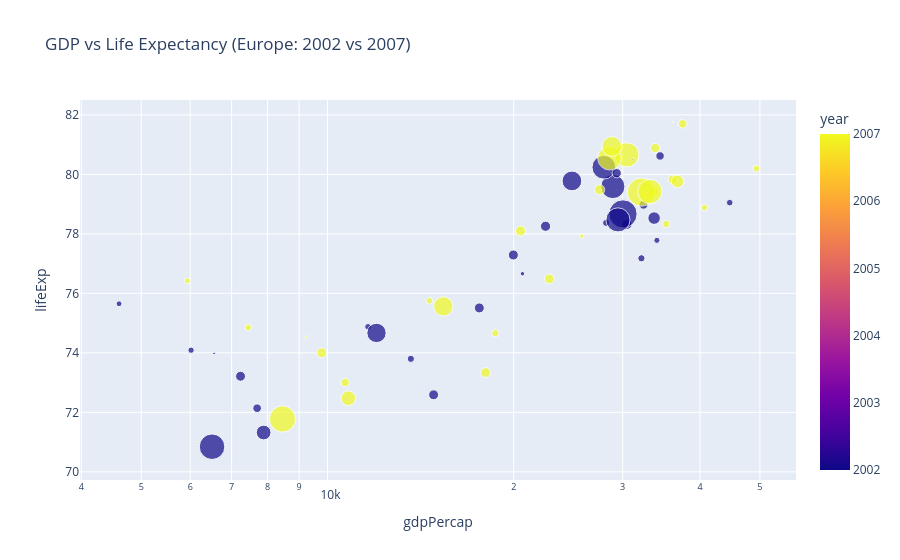

Notebook code for this chart:
### Markdown cell above
## Task 1 — Scatter: life expectancy change over time

**What to build:** A scatter showing **GDP per capita vs life expectancy** for **two years** (2002 and 2007) to show how both moved — use **colour for year** (just 2 colours), **one continent only**.

Choose any continent except Africa (that was the example). Highlight the change direction.

> 💡 Filter: `df.loc[df['continent'] == 'YOUR_CHOICE']` then filter years

### Code cell
# Task 1
# YOUR CODE HERE
import pandas as pd
import plotly.express as px

df = px.data.gapminder()

# Choose one continent (not Africa)
continent = "Europe"

df_cont = df.loc[df["continent"] == continent]

# Keep only the two years
df_2002_2007 = df_cont[df_cont["year"].isin([2002, 2007])]

fig = px.scatter(
    df_2002_2007,
    x="gdpPercap",
    y="lifeExp",
    color="year",
    size="pop",
    hover_name="country",
    log_x=True,
    title=f"GDP vs Life Expectancy ({continent}: 2002 vs 2007)"
)

fig.show()

### Figure 1 — Plotly figure (JSON) as saved in the notebook; plotly's stock layout.template omitted (floating-point values rounded to 4 significant figures)
{"data": [{"hovertemplate": "<b>%{hovertext}</b><br><br>gdpPercap=%{x}<br>lifeExp=%{y}<br>pop=%{marker.size}<br>year=%{marker.color}<extra></extra>", "hovertext": ["Albania", "Albania", "Austria", "Austria", "Belgium", "Belgium", "Bosnia and Herzegovina", "Bosnia and Herzegovina", "Bulgaria", "Bulgaria", "Croatia", "Croatia", "Czech Republic", "Czech Republic", "Denmark", "Denmark", "Finland", "Finland", "France", "France", "Germany", "Germany", "Greece", "Greece", "Hungary", "Hungary", "Iceland", "Iceland", "Ireland", "Ireland", "Italy", "Italy", "Montenegro", "Montenegro", "Netherlands", "Netherlands", "Norway", "Norway", "Poland", "Poland", "Portugal", "Portugal", "Romania", "Romania", "Serbia", "Serbia", "Slovak Republic", "Slovak Republic", "Slovenia", "Slovenia", "Spain", "Spain", "Sweden", "Sweden", "Switzerland", "Switzerland", "Turkey", "Turkey", "United Kingdom", "United Kingdom"], "legendgroup": "", "marker": {"color": [2002, 2007, 2002, 2007, 2002, 2007, 2002, 2007, 2002, 2007, 2002, 2007, 2002, 2007, 2002, 2007, 2002, 2007, 2002, 2007, 2002, 2007, 2002, 2007, 2002, 2007, 2002, 2007, 2002, 2007, 2002, 2007, 2002, 2007, 2002, 2007, 2002, 2007, 2002, 2007, 2002, 2007, 2002, 2007, 2002, 2007, 2002, 2007, 2002, 2007, 2002, 2007, 2002, 2007, 2002, 2007, 2002, 2007, 2002, 2007], "coloraxis": "coloraxis", "size": [3508512, 3600523, 8148312, 8199783, 10311970, 10392226, 4165416, 4552198, 7661799, 7322858, 4481020, 4493312, 10256295, 10228744, 5374693, 5468120, 5193039, 5238460, 59925035, 61083916, 82350671, 82400996, 10603863, 10706290, 10083313, 9956108, 288030, 301931, 3879155, 4109086, 57926999, 58147733, 720230, 684736, 16122830, 16570613, 4535591, 4627926, 38625976, 38518241, 10433867, 10642836, 22404337, 22276056, 10111559, 10150265, 5410052, 5447502, 2011497, 2009245, 40152517, 40448191, 8954175, 9031088, 7361757, 7554661, 67308928, 71158647, 59912431, 60776238], "sizemode": "area", "sizeref": 206000.0, "symbol": "circle"}, "mode": "markers", "name": "", "orientation": "v", "showlegend": false, "type": "scatter", "x": [4604.0, 5937.0, 32420.0, 36130.0, 30490.0, 33690.0, 6019.0, 7446.0, 7697.0, 10680.0, 11630.0, 14620.0, 17600.0, 22830.0, 32170.0, 35280.0, 28200.0, 33210.0, 28930.0, 30470.0, 30040.0, 32170.0, 22510.0, 27540.0, 14840.0, 18010.0, 31160.0, 36180.0, 34080.0, 40680.0, 27970.0, 28570.0, 6557.0, 9254.0, 33720.0, 36800.0, 44680.0, 49360.0, 12000.0, 15390.0, 19970.0, 20510.0, 7885.0, 10810.0, 7236.0, 9787.0, 13640.0, 18680.0, 20660.0, 25770.0, 24840.0, 28820.0, 29340.0, 33860.0, 34480.0, 37510.0, 6508.0, 8458.0, 29480.0, 33200.0], "xaxis": "x", "y": [75.65, 76.42, 78.98, 79.83, 78.32, 79.44, 74.09, 74.85, 72.14, 73.0, 74.88, 75.75, 75.51, 76.49, 77.18, 78.33, 78.37, 79.31, 79.59, 80.66, 78.67, 79.41, 78.26, 79.48, 72.59, 73.34, 80.5, 81.76, 77.78, 78.89, 80.24, 80.55, 73.98, 74.54, 78.53, 79.76, 79.05, 80.2, 74.67, 75.56, 77.29, 78.1, 71.32, 72.48, 73.21, 74.0, 73.8, 74.66, 76.66, 77.93, 79.78, 80.94, 80.04, 80.88, 80.62, 81.7, 70.84, 71.78, 78.47, 79.42], "yaxis": "y"}], "layout": {"coloraxis": {"colorbar": {"title": {"text": "year"}}, "colorscale": [[0, "#0d0887"], [0.1111, "#46039f"], [0.2222, "#7201a8"], [0.3333, "#9c179e"], [0.4444, "#bd3786"], [0.5556, "#d8576b"], [0.6667, "#ed7953"], [0.7778, "#fb9f3a"], [0.8889, "#fdca26"], [1, "#f0f921"]]}, "legend": {"itemsizing": "constant", "tracegroupgap": 0}, "title": {"text": "GDP vs Life Expectancy (Europe: 2002 vs 2007)"}, "xaxis": {"anchor": "y", "domain": [0, 1], "title": {"text": "gdpPercap"}, "type": "log"}, "yaxis": {"anchor": "x", "domain": [0, 1], "title": {"text": "lifeExp"}}}}
